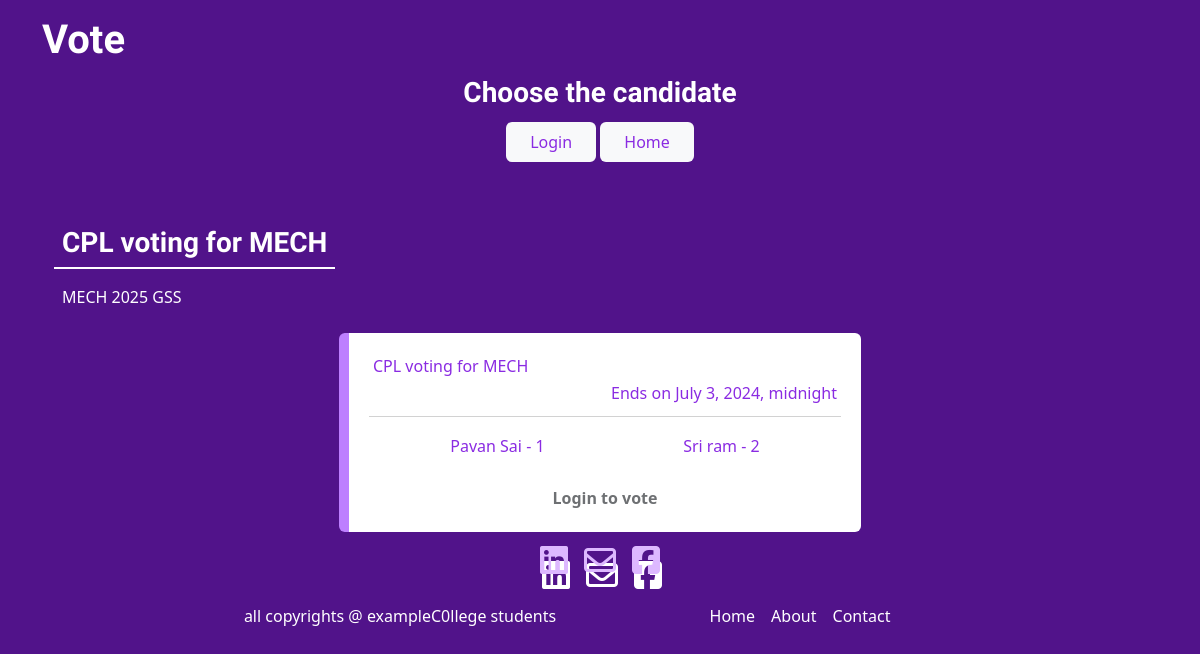
Page /vote/1 on the committed database.
### app1/models.py (models this page shows, shortened)
class vote(models.Model):
    Event = models.CharField(max_length=100)
    candidateName1 = models.CharField(max_length=100)
    candidateName2 = models.CharField(max_length=100)
    description = models.TextField()
    VotesCandidate1 = models.ManyToManyField(User, related_name='VotesCandidate1')
    VotesCandidate2 = models.ManyToManyField(User, related_name='VotesCandidate2')
    endtime = models.DateTimeField()

### app1/views.py (the view)
# urls.py: path('vote/<int:eventid>', views.vote_page, name='vote'),
def vote_page(request, eventid):
    event = vote.objects.get(id=eventid)
    return render(request, 'vote.html', {'event': event})

### templates/vote.html (shortened to what this page needs)
{% load static %}
<!DOCTYPE html>
<html lang="en">
<head>
    <link href="https://cdn.jsdelivr.net/npm/bootstrap@5.3.3/dist/css/bootstrap.min.css" rel="stylesheet">
    <link rel="stylesheet" href="{% static 'css/style.css' %}">
</head>
<body class="bg-transparent">
    <div class="container">
        <h1 class="text-white pt-3 playwrite-nz-sing-up">Vote</h1>
        <div class="container col-lg-6 d-flex justify-content-center text-white">
            <div>
                <h3 class="p-3 p-lg-1 text-center playwrite-nz-h3">Choose the candidate</h3>
                <div class="d-flex justify-content-center">
                    <div>
                        {% if request.user.is_authenticated %}
                        <a href="/logout" class="btn btn-light btn-hover border-0 btn-font py-2 px-4">Log out</a>
                        {% else %}
                        <a href="/login" class="btn btn-light btn-hover border-0 btn-font py-2 px-4">Login</a>
                        {% endif %}
                        <a href="/" class="btn btn-light btn-hover border-0 btn-font py-2 px-4">Home</a>
                    </div>
                 </div>
             </div>
        </div>
        <br><br>
        <div class="container">
            <h3 class="text-white pt-3 playwrite-nz-sing-up m2-5 p-2" style="border-bottom: 2px solid;width: max-content;">{{ event.Event }}</h3>
            <p class="p-2 text-white">{{ event.description }}</p>
            <div class="container col-lg-6">
                <div class="col-lg-12 mb-2">
                    <div class="card h-100 p-3 c-cards">
                        <div class="card-header bg-transparent p-1 m-1">
                            <h6 class="card-font">{{ event.Event }}</h6>
                            <h6 class="card-font text-end">Ends on {{ event.endtime }}</h6>
                        </div>
                        <div>
                            <div class="card-body d-flex justify-content-around align-items-center">
                            <h6 class="card-font">{{ event.candidateName1 }} - {{ event.VotesCandidate1.all.count }}</h6>
                            <h6 class="card-font">{{ event.candidateName2 }} - {{ event.VotesCandidate2.all.count }}</h6>
                            </div>
                            <div class="d-flex justify-content-around ">
                                {% if request.user.is_authenticated %}
                                <a href="{% url 'vote1' event.id %}" class="btn card-btn px-5 btn-font border-0 fw-bold">Vote </a>
                                <a href="{% url 'vote2' event.id %}" class="btn card-btn px-5 btn-font border-0 fw-bold">Vote</a>
                                {% else %}
                                <button class="btn card-btn px-5 btn-font border-0 fw-bold" disabled>Login to vote</button>
                                {% endif %}
                            </div>
                        </div>
                    </div>
                </div>
            </div>
        </div>
    </div>
    <footer>
        <div class="container col-lg-8 sticky-bottom">
            <div class="d-flex justify-content-center mt-3">
                <div class="mx-2"><i class="fa-brands fa-linkedin fa-2xl font-hover"></i></div>
                <div class="mx-2"><i class="fa-regular fa-envelope fa-2xl font-hover"></i></div>
                <div class="mx-2"><i class="fa-brands fa-square-facebook fa-2xl font-hover"></i></div>
            </div>
            <div class="row row-cols-1 row-cols-lg-2 mt-4">
                <div class="">
                    <p class="text-center  text-white p-2">all copyrights @ exampleC0llege students</p>
                </div>
                <div class="d-flex justify-content-center col-lg-">
                    <a class="text-center  text-white p-2 text-decoration-none fw-lighter">Home</a>
                    <a class="text-center  text-white p-2 text-decoration-none fw-lighter">About</a>
                    <a class="text-center  text-white p-2 text-decoration-none fw-lighter">Contact</a>
                </div>
            </div>
        </div>
      </footer>
</body>
</html>

### static/css/style.css (style rules this page uses)
html { background-color: rgb(81, 19, 138); }
.btn-font { font-weight: lighter; color: blueviolet; }
.font-hover { color: rgb(221, 184, 255); text-shadow: 2px 15px rgb(255, 255, 255); }
.playwrite-nz-sing-up { font-family: "Playwrite NZ", cursive; font-optical-sizing: auto; font-weight:700; font-style: normal; }
.playwrite-nz-h3 { font-family: "Playwrite NZ", cursive; font-optical-sizing: auto; font-weight:700; font-style: normal; }
.card-font { color: blueviolet; }
.c-cards { background: rgb(255, 255, 255); border: solid 10px rgb(189, 127, 255); border-right: none; border-top: none; border-bottom: none; }
.card-btn { background: blueviolet; font-weight: bold; color: white; }

### rows in the picture
vote: Event "CPL voting for MECH", description "MECH 2025 GSS", endtime "July 3, 2024, midnight", candidateName1 "Pavan Sai", VotesCandidate1.all.count "1", candidateName2 "Sri ram", VotesCandidate2.all.count "2"
